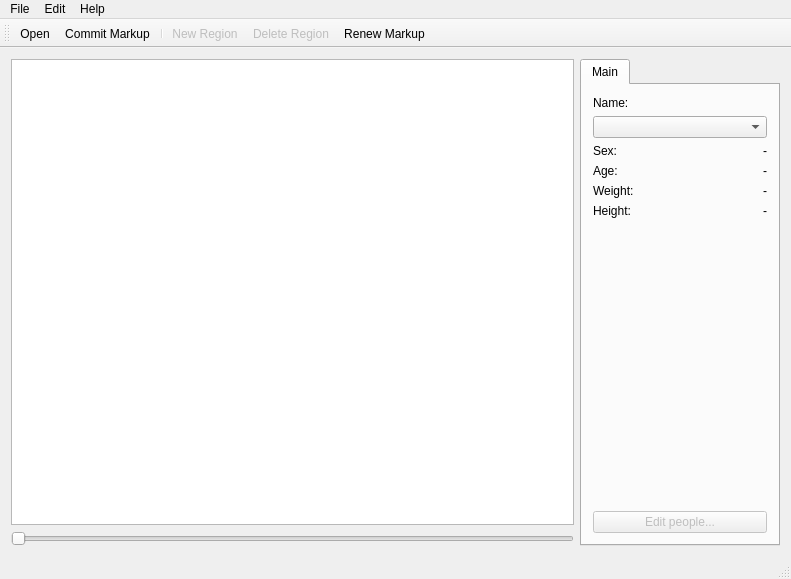
<?xml version="1.0" encoding="UTF-8"?>
<ui version="4.0">
 <class>MainWindow</class>
 <widget class="QMainWindow" name="MainWindow">
  <property name="geometry">
   <rect>
    <x>0</x>
    <y>0</y>
    <width>791</width>
    <height>579</height>
   </rect>
  </property>
  <property name="windowTitle">
   <string>Photo Book</string>
  </property>
  <property name="windowIcon">
   <iconset resource="resources.qrc">
    <normaloff>:/images/images/1375908611_iPhoto.png</normaloff>:/images/images/1375908611_iPhoto.png</iconset>
  </property>
  <widget class="QWidget" name="centralWidget">
   <property name="layoutDirection">
    <enum>Qt::LeftToRight</enum>
   </property>
   <layout class="QGridLayout" name="gridLayout">
    <item row="0" column="0">
     <layout class="QHBoxLayout" name="horLayout">
      <property name="sizeConstraint">
       <enum>QLayout::SetDefaultConstraint</enum>
      </property>
      <item>
       <layout class="QVBoxLayout" name="verticalLayout">
        <item>
         <widget class="PhotoGraphics" name="graphicsView">
          <property name="verticalScrollBarPolicy">
           <enum>Qt::ScrollBarAsNeeded</enum>
          </property>
          <property name="backgroundBrush">
           <brush brushstyle="SolidPattern">
            <color alpha="255">
             <red>0</red>
             <green>0</green>
             <blue>0</blue>
            </color>
           </brush>
          </property>
         </widget>
        </item>
        <item>
         <widget class="QSlider" name="horizontalSlider">
          <property name="orientation">
           <enum>Qt::Horizontal</enum>
          </property>
         </widget>
        </item>
       </layout>
      </item>
      <item>
       <widget class="QTabWidget" name="tabWidget">
        <property name="minimumSize">
         <size>
          <width>190</width>
          <height>0</height>
         </size>
        </property>
        <property name="maximumSize">
         <size>
          <width>200</width>
          <height>16777215</height>
         </size>
        </property>
        <widget class="QWidget" name="tabWidgetPageMain">
         <attribute name="title">
          <string>Main</string>
         </attribute>
         <layout class="QVBoxLayout" name="verticalLayout_3">
          <item>
           <widget class="QLabel" name="label">
            <property name="text">
             <string>Name:</string>
            </property>
           </widget>
          </item>
          <item>
           <widget class="QComboBox" name="comboBox">
            <property name="editable">
             <bool>false</bool>
            </property>
           </widget>
          </item>
          <item>
           <layout class="QHBoxLayout" name="horizontalLayout">
            <item>
             <widget class="QLabel" name="label_5">
              <property name="text">
               <string>Sex:</string>
              </property>
             </widget>
            </item>
            <item alignment="Qt::AlignRight">
             <widget class="QLabel" name="lblSex">
              <property name="text">
               <string>-</string>
              </property>
             </widget>
            </item>
           </layout>
          </item>
          <item>
           <layout class="QHBoxLayout" name="horizontalLayout_2">
            <item>
             <widget class="QLabel" name="label_4">
              <property name="text">
               <string>Age:</string>
              </property>
             </widget>
            </item>
            <item alignment="Qt::AlignRight">
             <widget class="QLabel" name="lblAge">
              <property name="text">
               <string>-</string>
              </property>
             </widget>
            </item>
           </layout>
          </item>
          <item>
           <layout class="QHBoxLayout" name="horizontalLayout_3">
            <item>
             <widget class="QLabel" name="label_3">
              <property name="text">
               <string>Weight:</string>
              </property>
             </widget>
            </item>
            <item alignment="Qt::AlignRight">
             <widget class="QLabel" name="lblWeight">
              <property name="text">
               <string>-</string>
              </property>
             </widget>
            </item>
           </layout>
          </item>
          <item>
           <layout class="QHBoxLayout" name="horizontalLayout_4">
            <item alignment="Qt::AlignLeft">
             <widget class="QLabel" name="label_2">
              <property name="text">
               <string>Height:</string>
              </property>
             </widget>
            </item>
            <item alignment="Qt::AlignRight">
             <widget class="QLabel" name="lblHeight">
              <property name="text">
               <string>-</string>
              </property>
             </widget>
            </item>
           </layout>
          </item>
          <item>
           <spacer name="verticalSpacer">
            <property name="orientation">
             <enum>Qt::Vertical</enum>
            </property>
            <property name="sizeHint" stdset="0">
             <size>
              <width>20</width>
              <height>63</height>
             </size>
            </property>
           </spacer>
          </item>
          <item>
           <widget class="QPushButton" name="btnEdit">
            <property name="enabled">
             <bool>false</bool>
            </property>
            <property name="text">
             <string>Edit people...</string>
            </property>
           </widget>
          </item>
         </layout>
        </widget>
       </widget>
      </item>
     </layout>
    </item>
   </layout>
  </widget>
  <widget class="QMenuBar" name="menuBar">
   <property name="geometry">
    <rect>
     <x>0</x>
     <y>0</y>
     <width>791</width>
     <height>21</height>
    </rect>
   </property>
   <widget class="QMenu" name="menuFile">
    <property name="title">
     <string>File</string>
    </property>
    <addaction name="actionOpen"/>
    <addaction name="actionCommit_Markup"/>
    <addaction name="separator"/>
    <addaction name="actionExit"/>
   </widget>
   <widget class="QMenu" name="menuHelp">
    <property name="title">
     <string>Help</string>
    </property>
    <addaction name="actionAbout"/>
   </widget>
   <widget class="QMenu" name="menuEdit">
    <property name="title">
     <string>Edit</string>
    </property>
    <addaction name="actionNew_Region"/>
    <addaction name="actionDelete_Region"/>
    <addaction name="separator"/>
    <addaction name="actionRenewMarkup"/>
   </widget>
   <addaction name="menuFile"/>
   <addaction name="menuEdit"/>
   <addaction name="menuHelp"/>
  </widget>
  <widget class="QToolBar" name="mainToolBar">
   <attribute name="toolBarArea">
    <enum>TopToolBarArea</enum>
   </attribute>
   <attribute name="toolBarBreak">
    <bool>false</bool>
   </attribute>
   <addaction name="actionOpen"/>
   <addaction name="actionCommit_Markup"/>
   <addaction name="separator"/>
   <addaction name="actionNew_Region"/>
   <addaction name="actionDelete_Region"/>
   <addaction name="actionRenewMarkup"/>
  </widget>
  <widget class="QStatusBar" name="statusBar"/>
  <action name="actionOpen">
   <property name="icon">
    <iconset>
     <normaloff>:/images/images/1375900454_Open.png</normaloff>:/images/images/1375900454_Open.png</iconset>
   </property>
   <property name="text">
    <string>Open...</string>
   </property>
  </action>
  <action name="actionExit">
   <property name="icon">
    <iconset>
     <normaloff>:/images/images/1375901254_Log Out.png</normaloff>:/images/images/1375901254_Log Out.png</iconset>
   </property>
   <property name="text">
    <string>Exit</string>
   </property>
  </action>
  <action name="actionAbout">
   <property name="icon">
    <iconset>
     <normaloff>:/images/images/1375908250_Information.png</normaloff>:/images/images/1375908250_Information.png</iconset>
   </property>
   <property name="text">
    <string>About...</string>
   </property>
  </action>
  <action name="actionRenewMarkup">
   <property name="icon">
    <iconset>
     <normaloff>:/images/images/1374079438_Refresh.png</normaloff>:/images/images/1374079438_Refresh.png</iconset>
   </property>
   <property name="text">
    <string>Renew Markup</string>
   </property>
  </action>
  <action name="actionCommit_Markup">
   <property name="icon">
    <iconset>
     <normaloff>:/images/images/1375901020_Save.png</normaloff>:/images/images/1375901020_Save.png</iconset>
   </property>
   <property name="text">
    <string>Commit Markup</string>
   </property>
  </action>
  <action name="actionNew_Region">
   <property name="enabled">
    <bool>false</bool>
   </property>
   <property name="icon">
    <iconset>
     <normaloff>:/images/images/1374079400_Add.png</normaloff>:/images/images/1374079400_Add.png</iconset>
   </property>
   <property name="text">
    <string>New Region</string>
   </property>
  </action>
  <action name="actionDelete_Region">
   <property name="enabled">
    <bool>false</bool>
   </property>
   <property name="icon">
    <iconset>
     <normaloff>:/images/images/1374079519_Delete.png</normaloff>:/images/images/1374079519_Delete.png</iconset>
   </property>
   <property name="text">
    <string>Delete Region</string>
   </property>
  </action>
 </widget>
 <layoutdefault spacing="6" margin="11"/>
 <customwidgets>
  <customwidget>
   <class>PhotoGraphics</class>
   <extends>QGraphicsView</extends>
   <header>photographics.hpp</header>
  </customwidget>
 </customwidgets>
 <resources>
  <include location="resources.qrc"/>
 </resources>
 <connections>
  <connection>
   <sender>actionExit</sender>
   <signal>triggered()</signal>
   <receiver>MainWindow</receiver>
   <slot>close()</slot>
   <hints>
    <hint type="sourcelabel">
     <x>-1</x>
     <y>-1</y>
    </hint>
    <hint type="destinationlabel">
     <x>368</x>
     <y>289</y>
    </hint>
   </hints>
  </connection>
 </connections>
</ui>
